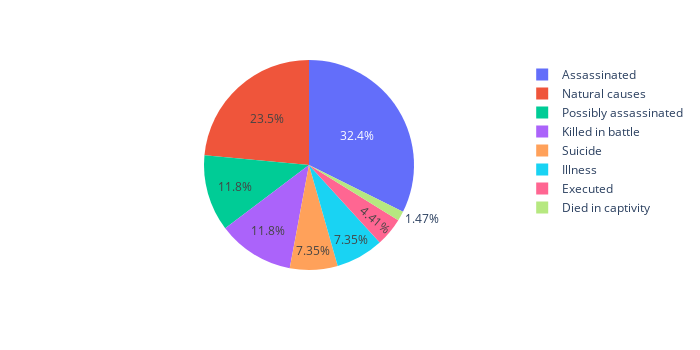

Notebook code cell kept with this figure:
### Markdown cell above
### Question 9
#### Create a pie chart showing the fraction of all Roman Emperors that were assassinated.
#### Make sure that the pie chart is an even circle, labels the categories, and shows the percentage breakdown of the categories.

### Code cell
import plotly.express as px

emperors = pd.read_csv('roman-emperor-reigns.csv')

fig = px.pie(emperors,  names='Cause_of_Death',width=700,height=350)

fig.show()

### Figure 1 — Plotly figure (JSON) as saved in the notebook; plotly's stock layout.template omitted (floating-point values rounded to 4 significant figures)
{"data": [{"domain": {"x": [0, 1], "y": [0, 1]}, "hovertemplate": "Cause_of_Death=%{label}<extra></extra>", "labels": ["Possibly assassinated", "Possibly assassinated", "Assassinated", "Possibly assassinated", "Suicide", "Assassinated", "Suicide", "Assassinated", "Natural causes", "Illness", "Assassinated", "Natural causes", "Natural causes", "Natural causes", "Natural causes", "Illness", "Illness", "Assassinated", "Assassinated", "Executed", "Natural causes", "Assassinated", "Assassinated", "Executed", "Assassinated", "Assassinated", "Assassinated", "Suicide", "Killed in battle", "Assassinated", "Assassinated", "Possibly assassinated", "Killed in battle", "Killed in battle", "Illness", "Assassinated", "Assassinated", "Died in captivity", "Assassinated", "Illness", "Possibly assassinated", "Assassinated", "Possibly assassinated", "Assassinated", "Assassinated", "Natural causes", "Possibly assassinated", "Killed in battle", "Natural causes", "Suicide", "Natural causes", "Natural causes", "Assassinated", "Natural causes", "Killed in battle", "Suicide", "Executed", "Killed in battle", "Natural causes", "Assassinated", "Natural causes", "Killed in battle", "Natural causes", "Natural causes", "Killed in battle", "Assassinated", "Possibly assassinated", "Natural causes"], "legendgroup": "", "name": "", "showlegend": true, "type": "pie"}], "layout": {"height": 350, "legend": {"tracegroupgap": 0}, "margin": {"t": 60}, "width": 700}}
